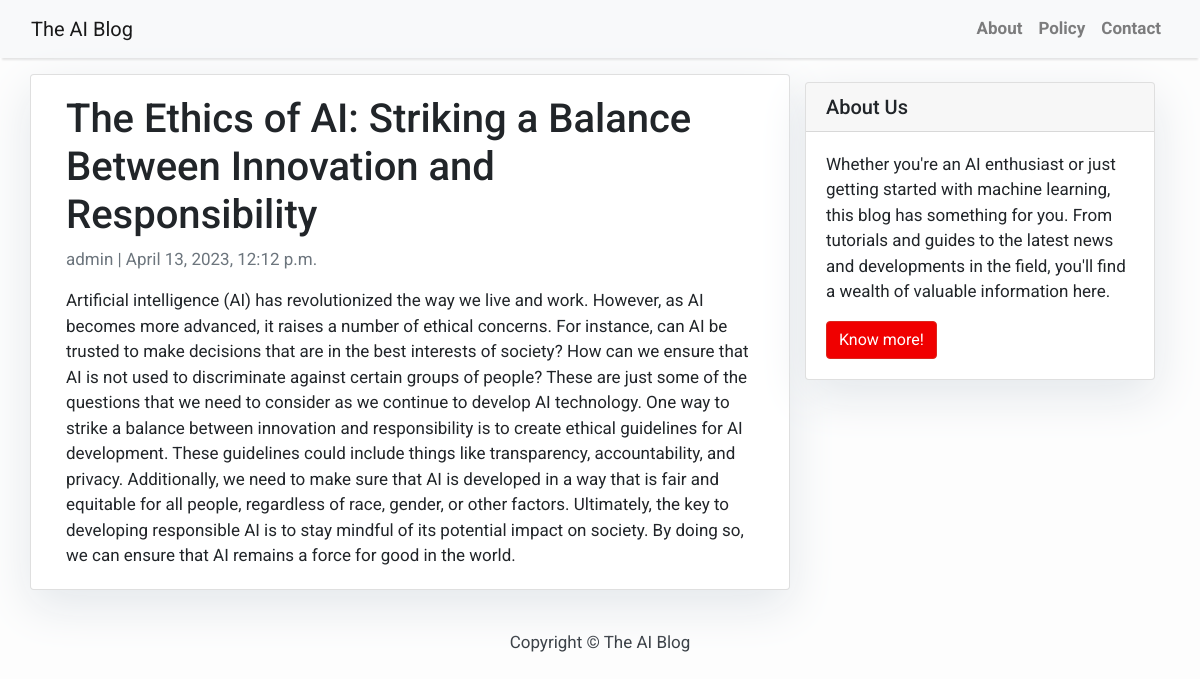
/the-ethics-of-ai-striking-a-balance-between-innovation-and-responsibility/, run on the app's committed database.
### blog/models.py (models this page shows, shortened)
class Post(models.Model):
    title = models.CharField(max_length=200, unique=True)
    slug = models.SlugField(max_length=200, unique=True)
    author = models.ForeignKey(User, on_delete= models.CASCADE,related_name='blog_posts')
    updated_on = models.DateTimeField(auto_now= True)
    content = models.TextField()
    created_on = models.DateTimeField(auto_now_add=True)
    status = models.IntegerField(choices=STATUS, default=0)
    class Meta:
        ordering = ['-created_on']

### blog/views.py (the view)
# urls.py: path('<slug:slug>/', views.PostDetail.as_view(), name='post_detail'),
class PostDetail(generic.DetailView):
    model = Post
    template_name = 'blog/post_detail.html'

### blog/templates/blog/post_detail.html
{% extends 'blog/base.html' %} {% block content %}
<div class="container">
  <div class="row">
    <div class="col-md-8 card mb-4  mt-3 left  top">
      <div class="card-body">
        <h1>{% block title %} {{ object.title }} {% endblock title %}</h1>
        <p class=" text-muted">{{ post.author }} | {{ post.created_on }}</p>
        <p class="card-text ">{{ object.content | safe }}</p>
      </div>
    </div>
    {% block sidebar %} {% include 'blog/sidebar.html' %} {% endblock sidebar %}
  </div>
</div>
{% endblock content %}

### blog/templates/blog/base.html (style rules this page uses)
body { font-family: "Roboto", sans-serif; font-size: 17px; background-color: #fdfdfd; }

### blog/templates/blog/sidebar.html (style rules this page uses)
.card { box-shadow: 0 16px 48px #E3E7EB; }

### data on the page
Post: title "The Ethics of AI: Striking a Balance Between Innovation and Responsibility", author "admin", created_on "April 13, 2023, 12:12 p.m.", content "Artificial intelligence (AI) has revolutionized the way we live and work. However, as AI becomes more advanced, it raises a number of ethical concerns. For instance, can AI be trusted to make decisions that are in the best interests of society? How can we ensure that AI is not used to discriminate against certain groups of people? These are just some of the questions that we need to consider as we continue to develop AI technology. One way to strike a balance between innovation and responsibility is to create ethical guidelines for AI development. These guidelines could include things like transparency, accountability, and privacy. Additionally, we need to make sure that AI is developed in…"
